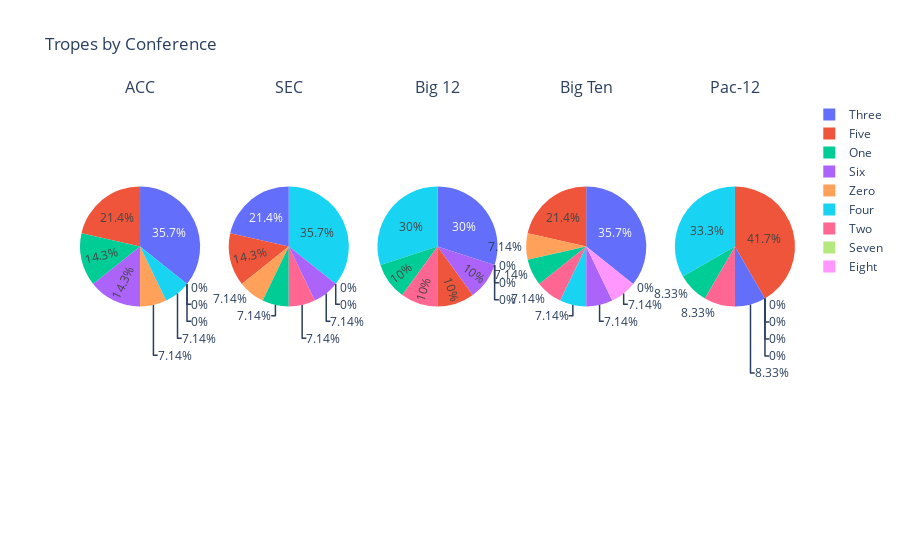

Write notebook code for a chart like this one.
### Code cell
from plotly.subplots import make_subplots

fig = make_subplots(rows = 1, cols = 5, 
        specs=[[{"type": "domain"}, {"type": "domain"},{"type": "domain"},{"type": "domain"}, {"type": "domain"}]],
        subplot_titles = ["ACC", "SEC", "Big 12", "Big Ten", "Pac-12"])


fig.append_trace(go.Pie(labels = labels, values = acc_data),1,1)
fig.append_trace(go.Pie(labels = labels, values = sec_data),1,2)
fig.append_trace(go.Pie(labels = labels, values = b12_data),1,3)
fig.append_trace(go.Pie(labels = labels, values = b10_data),1,4)
fig.append_trace(go.Pie(labels = labels, values = pac12_data),1,5)
fig.update_layout(title = "Tropes by Conference", legend={"traceorder": "normal"})
fig.show()

### Figure 1 — Plotly figure (JSON) as saved in the notebook; plotly's stock layout.template omitted (floating-point values rounded to 4 significant figures)
{"data": [{"domain": {"x": [0, 0.168], "y": [0, 1]}, "labels": ["Zero", "One", "Two", "Three", "Four", "Five", "Six", "Seven", "Eight"], "type": "pie", "values": [1, 2, 0, 5, 1, 3, 2, 0, 0]}, {"domain": {"x": [0.208, 0.376], "y": [0, 1]}, "labels": ["Zero", "One", "Two", "Three", "Four", "Five", "Six", "Seven", "Eight"], "type": "pie", "values": [1, 1, 1, 3, 5, 2, 1, 0, 0]}, {"domain": {"x": [0.416, 0.584], "y": [0, 1]}, "labels": ["Zero", "One", "Two", "Three", "Four", "Five", "Six", "Seven", "Eight"], "type": "pie", "values": [0, 1, 1, 3, 3, 1, 1, 0, 0]}, {"domain": {"x": [0.624, 0.792], "y": [0, 1]}, "labels": ["Zero", "One", "Two", "Three", "Four", "Five", "Six", "Seven", "Eight"], "type": "pie", "values": [1, 1, 1, 5, 1, 3, 1, 0, 1]}, {"domain": {"x": [0.832, 1], "y": [0, 1]}, "labels": ["Zero", "One", "Two", "Three", "Four", "Five", "Six", "Seven", "Eight"], "type": "pie", "values": [0, 1, 1, 1, 4, 5, 0, 0, 0]}], "layout": {"annotations": [{"font": {"size": 16}, "showarrow": false, "text": "ACC", "x": 0.084, "xanchor": "center", "xref": "paper", "y": 1, "yanchor": "bottom", "yref": "paper"}, {"font": {"size": 16}, "showarrow": false, "text": "SEC", "x": 0.292, "xanchor": "center", "xref": "paper", "y": 1, "yanchor": "bottom", "yref": "paper"}, {"font": {"size": 16}, "showarrow": false, "text": "Big 12", "x": 0.5, "xanchor": "center", "xref": "paper", "y": 1, "yanchor": "bottom", "yref": "paper"}, {"font": {"size": 16}, "showarrow": false, "text": "Big Ten", "x": 0.708, "xanchor": "center", "xref": "paper", "y": 1, "yanchor": "bottom", "yref": "paper"}, {"font": {"size": 16}, "showarrow": false, "text": "Pac-12", "x": 0.916, "xanchor": "center", "xref": "paper", "y": 1, "yanchor": "bottom", "yref": "paper"}], "legend": {"traceorder": "normal"}, "title": {"text": "Tropes by Conference"}}}
